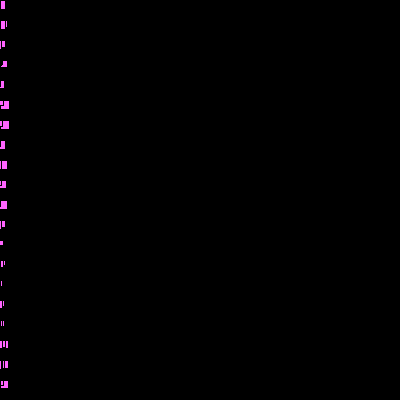
Frame 1 (no input)
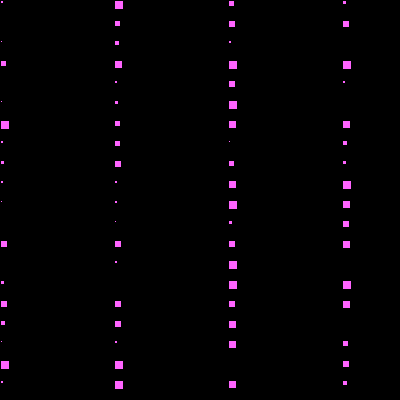
Frame 60 (the mouse pressed at the canvas centre just before this capture)
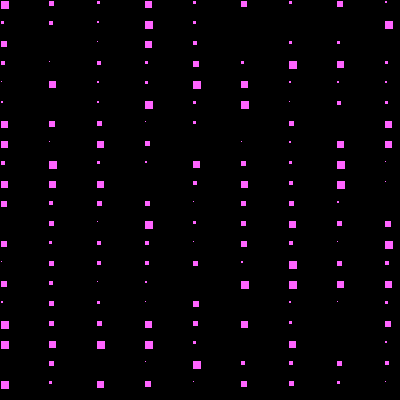
Frame 120 (the mouse held since frame 60 and released just before this capture)

The Processing sketch that drew these frames (run headless with seeded random() and noise(); from frame 60 on, the mouse is pressed at the canvas centre):

// Processing sketch: processing_119854
// ── processing_119854.pde

int i;
int j;
float k;
int direction;
float dia;
void setup()
{
  size(400,400);
}
void draw()
{
 
 background(0);
  if  (k>10) {
  direction = 0;
  }
  if (k<0) {
    direction=1;
  }
  if (direction==1){
    k=k+0.8;
  } else{
      k=k-0.1;
    }
    fill(255,100,255);
for(j=0;j<50;j++)
{
for(i=0;i<80;i++)
{
  dia=random(1,10);
  rect(k*i*20,j*20,dia,dia); 
}
}
}
